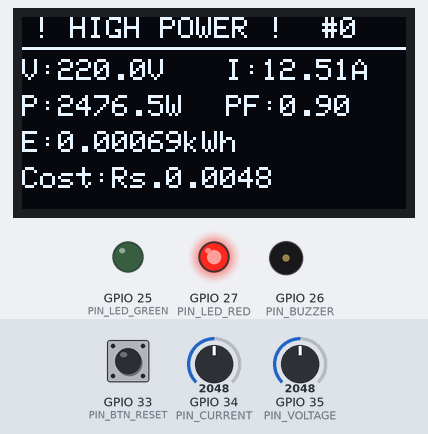
This sketch was run on a simulated ESP32. On the bench: 128×64 one-colour display, output pins drawn as LEDs (lit = HIGH), buzzer (waves = sounding, pin HIGH). Inputs (shaded band) come from the test bench; at power-on: GPIO 34 (PIN_CURRENT) = 2048, GPIO 33 (PIN_BTN_RESET) HIGH, GPIO 35 (PIN_VOLTAGE) = 2048 (analog values on the 0–4095 scale). WiFi joins after 1.5 s; servers stay silent unless stated; random numbers use the default seed unless the sketch sets one; web services answer with replies made up by the test bench; what the sketch prints to the serial monitor is not drawn.

Above: at 5.6 s.
5.7 s: GPIO 34 (PIN_CURRENT) set to 1228
At 7.3 s:
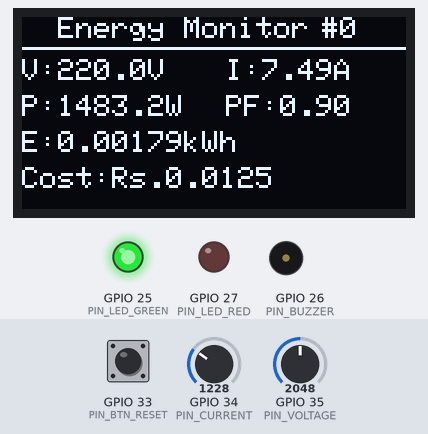
9.7 s: GPIO 34 (PIN_CURRENT) set to 2866
At 12.02 s:
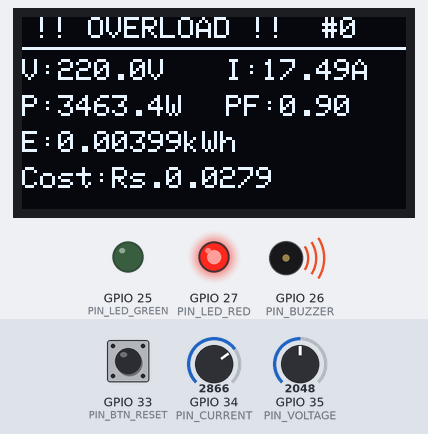
12.6 s: GPIO 33 (PIN_BTN_RESET) pulled LOW for 1 s
14.2 s: GPIO 34 (PIN_CURRENT) set to 1460
At 15.8 s:
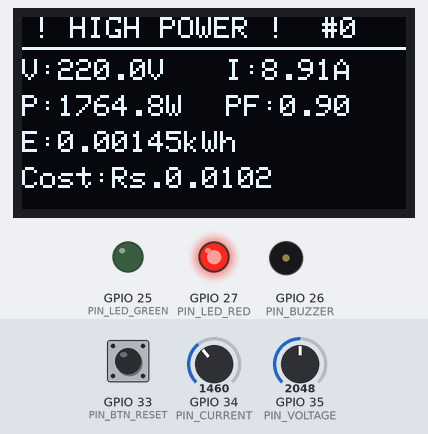
18.2 s: GPIO 35 (PIN_VOLTAGE) set to 1460
At 20.05 s:
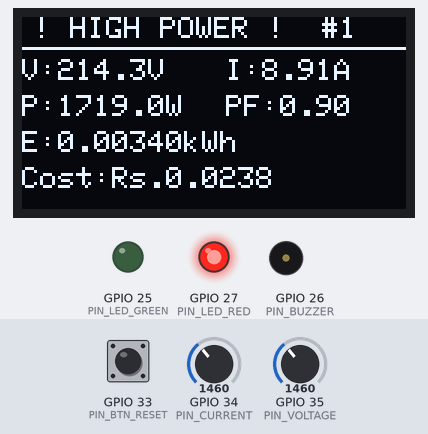
20.7 s: GPIO 33 (PIN_BTN_RESET) pulled LOW for 0.15 s
At 22.0 s:
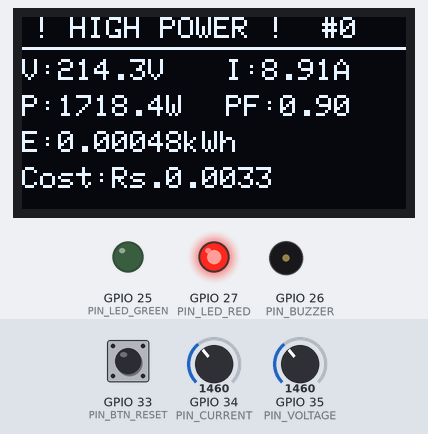
Timing chart, 0 to 22.4 s (numbered marks = the images above; inputs shaded):
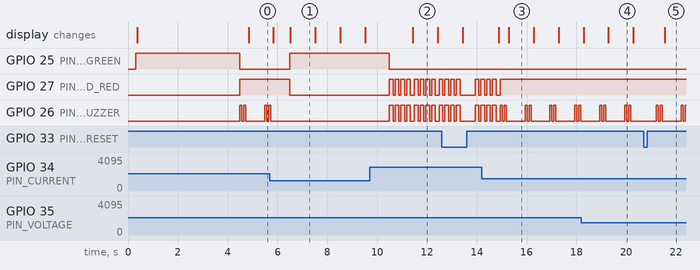

The sketch:

sketch.ino
```cpp
/*
 * ============================================================
 *  Smart Home Energy Monitoring System — WOKWI SIMULATION
 * ============================================================
 *  Platform  : Wokwi (https://wokwi.com)
 *  Board     : ESP32 DevKit V1 (38-pin)
 *  ThingSpeak: Channel ID 3406670
 *
 *  FIELD MAPPING (matches your ThingSpeak channel exactly):
 *    Field 1 → Voltage (V)
 *    Field 2 → Current (A)
 *    Field 3 → Active Power (W)
 *    Field 4 → Energy Consumed (kWh)
 *    Field 5 → Accumulated Cost (INR)
 *    Field 6 → Overload Alert Status (0=Normal, 1=High, 2=Overload)
 *
 *  WOKWI COMPONENTS (defined in diagram.json):
 *    - ESP32 DevKit V1
 *    - Potentiometer 1 → GPIO34 (simulates ACS712 current sensor)
 *    - Potentiometer 2 → GPIO35 (simulates ZMPT101B voltage sensor)
 *    - SSD1306 OLED 128x64 (I2C: SDA=GPIO21, SCL=GPIO22)
 *    - Red LED  → GPIO27 (alert indicator)
 *    - Green LED → GPIO25 (normal indicator)
 *    - Buzzer   → GPIO26
 *    - Push Button → GPIO33 (manual reset energy counter)
 *
 *  HOW TO USE IN WOKWI:
 *    1. Go to https://wokwi.com/projects/new/esp32
 *    2. Replace sketch.ino with this file
 *    3. Replace diagram.json with the provided diagram.json
 *    4. Press ▶ Start Simulation
 *    5. Rotate the potentiometers to simulate different loads
 *       - POT1 (GPIO34) = current sensor → turn right = more current
 *       - POT2 (GPIO35) = voltage sensor → keep ~mid for 230V
 *
 *  NOTE ON THINGSPEAK IN WOKWI:
 *    Wokwi supports simulated Wi-Fi. ThingSpeak pushes WILL work
 *    if you enter your real API key below. The serial monitor shows
 *    each push attempt and the ThingSpeak entry ID response.
 * ============================================================
 */

#include <WiFi.h>
#include <Wire.h>
#include <Adafruit_GFX.h>
#include <Adafruit_SSD1306.h>

// ── ThingSpeak (no external library needed — raw HTTP) ───────
// Using raw HTTP GET avoids the ThingSpeak library version issues in Wokwi
WiFiClient client;

// ============================================================
//  ⚙️  CONFIGURATION — Edit these before running
// ============================================================
const char* WIFI_SSID      = "Wokwi-GUEST";   // Wokwi's built-in Wi-Fi (no password)
const char* WIFI_PASSWORD  = "";               // Leave empty for Wokwi
const char* TS_API_KEY     = "89QGJJWRNRINYJDI"; // Your Write API Key
const long  TS_CHANNEL_ID  = 3406670;

// Electricity tariff
const float COST_PER_KWH   = 7.0;   // ₹ per kWh (Hyderabad TSSPDCL)
const float POWER_FACTOR   = 0.9;
const float THRESHOLD_W    = 1500.0; // Alert threshold (W) — lowered for Wokwi pot range
const float OVERLOAD_W     = 3000.0; // Relay trip threshold

// ============================================================
//  PIN DEFINITIONS
// ============================================================
#define PIN_CURRENT    34   // Potentiometer 1 → simulates ACS712
#define PIN_VOLTAGE    35   // Potentiometer 2 → simulates ZMPT101B
#define PIN_BUZZER     26
#define PIN_LED_RED    27
#define PIN_LED_GREEN  25
#define PIN_BTN_RESET  33   // Push button: hold to reset energy counter

// ============================================================
//  OLED CONFIG
// ============================================================
#define SCREEN_W  128
#define SCREEN_H   64
#define OLED_ADDR 0x3C
Adafruit_SSD1306 oled(SCREEN_W, SCREEN_H, &Wire, -1);

// ============================================================
//  SIMULATION SCALING
// ============================================================
// Wokwi potentiometer: analogRead → 0..4095
// We map this to realistic household ranges:
//   Voltage: 200V – 240V   (POT2)
//   Current: 0A  – 25A    (POT1)
#define V_MIN  200.0
#define V_MAX  240.0
#define I_MIN    0.0
#define I_MAX   25.0

// ============================================================
//  GLOBAL STATE
// ============================================================
float voltage_V      = 0;
float current_A      = 0;
float power_W        = 0;
float energy_kWh     = 0;   // cumulative
float cost_INR       = 0;
int   alertStatus    = 0;   // 0=Normal 1=High 2=Overload

unsigned long lastCalcMs   = 0;
unsigned long lastPushMs   = 0;
unsigned long lastOledMs   = 0;
unsigned long sessionStartMs = 0;

const unsigned long CALC_INTERVAL_MS  =  1000;  // read sensors every 1s
const unsigned long PUSH_INTERVAL_MS  = 15000;  // push ThingSpeak every 15s
const unsigned long OLED_INTERVAL_MS  =  1000;  // refresh OLED every 1s

int   pushCount    = 0;
bool  wifiOK       = false;

// ============================================================
//  SETUP
// ============================================================
void setup() {
  Serial.begin(115200);
  delay(300);
  printBanner();

  // GPIO
  pinMode(PIN_BUZZER,    OUTPUT);
  pinMode(PIN_LED_RED,   OUTPUT);
  pinMode(PIN_LED_GREEN, OUTPUT);
  pinMode(PIN_BTN_RESET, INPUT_PULLUP);
  analogReadResolution(12);  // ESP32: 12-bit ADC (0-4095)

  // Safe initial state
  digitalWrite(PIN_LED_GREEN, HIGH);
  digitalWrite(PIN_LED_RED,   LOW);
  digitalWrite(PIN_BUZZER,    LOW);

  // OLED
  Wire.begin(21, 22);
  if (oled.begin(SSD1306_SWITCHCAPVCC, OLED_ADDR)) {
    showSplash();
  } else {
    Serial.println("[OLED] Not found — check wiring");
  }

  // Wi-Fi
  connectWiFi();

  sessionStartMs = millis();
  Serial.println("\n[SYS] Monitoring started. Rotate potentiometers to simulate load.\n");
  Serial.println("Timestamp        | V(V)   | I(A)   | P(W)   | E(kWh)  | Cost(₹) | Alert");
  Serial.println("-----------------|--------|--------|--------|---------|---------|-------");
}

// ============================================================
//  LOOP
// ============================================================
void loop() {
  unsigned long now = millis();

  // ── Reset button ──────────────────────────────────────────
  if (digitalRead(PIN_BTN_RESET) == LOW) {
    energy_kWh = 0;
    cost_INR   = 0;
    pushCount  = 0;
    sessionStartMs = now;
    Serial.println("[BTN] Energy counter RESET");
    delay(500); // debounce
  }

  // ── Sensor read & calculation ─────────────────────────────
  if (now - lastCalcMs >= CALC_INTERVAL_MS) {
    lastCalcMs = now;

    // Read potentiometers (0–4095)
    int rawI = analogRead(PIN_CURRENT);
    int rawV = analogRead(PIN_VOLTAGE);

    // Map to physical ranges
    current_A = mapFloat(rawI, 0, 4095, I_MIN, I_MAX);
    voltage_V = mapFloat(rawV, 0, 4095, V_MIN, V_MAX);

    // Add small simulated noise (±0.5%)
    current_A += (random(-5, 5) / 1000.0);
    voltage_V += (random(-5, 5) / 100.0);
    current_A = max(0.0f, current_A);

    // Power & energy
    power_W     = voltage_V * current_A * POWER_FACTOR;
    float dtH   = CALC_INTERVAL_MS / 3600000.0;  // Δt in hours
    energy_kWh += (power_W * dtH) / 1000.0;      // Wh → kWh
    cost_INR    = energy_kWh * COST_PER_KWH;

    // Alert
    if (power_W >= OVERLOAD_W)       alertStatus = 2;
    else if (power_W >= THRESHOLD_W) alertStatus = 1;
    else                             alertStatus = 0;

    handleAlert(alertStatus);
    printSerial(now);
  }

  // ── OLED refresh ──────────────────────────────────────────
  if (now - lastOledMs >= OLED_INTERVAL_MS) {
    lastOledMs = now;
    updateOLED();
  }

  // ── ThingSpeak push ───────────────────────────────────────
  if (wifiOK && (now - lastPushMs >= PUSH_INTERVAL_MS)) {
    lastPushMs = now;
    pushThingSpeak();
  }
}

// ============================================================
//  SENSOR HELPERS
// ============================================================
float mapFloat(int x, int in_min, int in_max, float out_min, float out_max) {
  return (float)(x - in_min) * (out_max - out_min) / (float)(in_max - in_min) + out_min;
}

// ============================================================
//  ALERT HANDLER
// ============================================================
void handleAlert(int status) {
  if (status == 0) {
    // Normal — green LED on, red off
    digitalWrite(PIN_LED_GREEN, HIGH);
    digitalWrite(PIN_LED_RED,   LOW);
    digitalWrite(PIN_BUZZER,    LOW);

  } else if (status == 1) {
    // HIGH — red LED blink, 2 buzzer beeps
    digitalWrite(PIN_LED_GREEN, LOW);
    digitalWrite(PIN_LED_RED,   HIGH);
    for (int i = 0; i < 2; i++) {
      digitalWrite(PIN_BUZZER, HIGH); delay(80);
      digitalWrite(PIN_BUZZER, LOW);  delay(80);
    }

  } else if (status == 2) {
    // OVERLOAD — RED only flashes, green stays OFF, 4 beeps
    digitalWrite(PIN_LED_GREEN, LOW);
    for (int i = 0; i < 4; i++) {
      digitalWrite(PIN_LED_RED, HIGH);
      digitalWrite(PIN_BUZZER,  HIGH); delay(150);
      digitalWrite(PIN_LED_RED, LOW);
      digitalWrite(PIN_BUZZER,  LOW);  delay(80);
    }
  }
}

// ============================================================
//  OLED DISPLAY
// ============================================================
void showSplash() {
  oled.clearDisplay();
  oled.setTextColor(WHITE);
  oled.setTextSize(1);
  oled.setCursor(8, 4);  oled.println("Smart Energy");
  oled.setCursor(8, 16); oled.println("Monitor v2.0");
  oled.setCursor(4, 30); oled.println("ThingSpeak IoT");
  oled.setCursor(4, 44); oled.println("Ch: 3406670");
  oled.drawRect(0, 0, 128, 64, WHITE);
  oled.display();
  delay(2500);
}

void updateOLED() {
  oled.clearDisplay();
  oled.setTextSize(1);
  oled.setTextColor(WHITE);

  // ── Header ──────────────────────────────────────────────
  const char* header = (alertStatus == 2) ? "!! OVERLOAD !!"
                     : (alertStatus == 1) ? "! HIGH POWER !"
                     : "Energy Monitor";
  oled.setCursor(alertStatus > 0 ? 4 : 12, 0);
  oled.println(header);
  oled.drawLine(0, 10, 128, 10, WHITE);

  // ── Row 1: V and I ──────────────────────────────────────
  oled.setCursor(0, 14);
  oled.print("V:"); oled.print(voltage_V, 1); oled.print("V");
  oled.setCursor(68, 14);
  oled.print("I:"); oled.print(current_A, 2); oled.print("A");

  // ── Row 2: Power ────────────────────────────────────────
  oled.setCursor(0, 26);
  oled.print("P:"); oled.print(power_W, 1); oled.print("W");
  oled.setCursor(68, 26);
  oled.print("PF:"); oled.print(POWER_FACTOR);

  // ── Row 3: Energy ───────────────────────────────────────
  oled.setCursor(0, 38);
  oled.print("E:"); oled.print(energy_kWh, 5); oled.print("kWh");

  // ── Row 4: Cost ─────────────────────────────────────────
  oled.setCursor(0, 50);
  oled.print("Cost:Rs."); oled.print(cost_INR, 4);

  // ── Push count ──────────────────────────────────────────
  oled.setCursor(100, 0);
  oled.print("#"); oled.print(pushCount);

  oled.display();
}

// ============================================================
//  SERIAL MONITOR OUTPUT
// ============================================================
void printSerial(unsigned long now) {
  unsigned long elapsed = (now - sessionStartMs) / 1000;
  char ts[12];
  sprintf(ts, "%02lu:%02lu:%02lu", elapsed/3600, (elapsed%3600)/60, elapsed%60);

  const char* alertStr = (alertStatus == 2) ? "OVERLOAD"
                       : (alertStatus == 1) ? "HIGH    "
                       : "NORMAL  ";

  Serial.printf("%s | %6.2f | %6.3f | %6.1f | %7.5f | %7.4f | %s\n",
    ts, voltage_V, current_A, power_W, energy_kWh, cost_INR, alertStr);
}

void printBanner() {
  Serial.println("============================================================");
  Serial.println("  Smart Home Energy Monitoring System — Wokwi Edition");
  Serial.println("  ThingSpeak Channel: 3406670");
  Serial.println("  Field 1=V  Field 2=I  Field 3=P  Field 4=kWh  Field 5=Cost  Field 6=Alert");
  Serial.println("============================================================");
}

// ============================================================
//  WI-FI
// ============================================================
void connectWiFi() {
  Serial.print("[WiFi] Connecting to ");
  Serial.print(WIFI_SSID);
  WiFi.begin(WIFI_SSID, WIFI_PASSWORD);
  int tries = 0;
  while (WiFi.status() != WL_CONNECTED && tries < 25) {
    delay(400);
    Serial.print(".");
    tries++;
  }
  if (WiFi.status() == WL_CONNECTED) {
    wifiOK = true;
    Serial.println(" ✓");
    Serial.print("[WiFi] IP: ");
    Serial.println(WiFi.localIP());
  } else {
    wifiOK = false;
    Serial.println("\n[WiFi] FAILED — running offline (ThingSpeak disabled)");
  }
}

// ============================================================
//  THINGSPEAK PUSH — Raw HTTP GET (no library needed)
//  Matches your channel fields exactly
// ============================================================
void pushThingSpeak() {
  if (WiFi.status() != WL_CONNECTED) {
    Serial.println("[TS] WiFi lost — skipping push");
    return;
  }

  // Build URL
  // Field mapping:
  //   field1 = Voltage (V)
  //   field2 = Current (A)
  //   field3 = Active Power (W)
  //   field4 = Energy Consumed (kWh)
  //   field5 = Accumulated Cost (INR)
  //   field6 = Overload Alert Status
  String url = "/update?api_key=";
  url += TS_API_KEY;
  url += "&field1=" + String(voltage_V,   2);
  url += "&field2=" + String(current_A,   3);
  url += "&field3=" + String(power_W,     1);
  url += "&field4=" + String(energy_kWh,  5);
  url += "&field5=" + String(cost_INR,    4);
  url += "&field6=" + String(alertStatus);

  Serial.print("[TS] Pushing → ");

  if (client.connect("api.thingspeak.com", 80)) {
    client.print("GET " + url + " HTTP/1.1\r\n");
    client.print("Host: api.thingspeak.com\r\n");
    client.print("Connection: close\r\n\r\n");

    // Wait for response (max 3s)
    unsigned long t = millis();
    while (!client.available() && millis() - t < 3000) delay(10);

    String resp = "";
    while (client.available()) {
      resp += (char)client.read();
    }
    client.stop();

    // ThingSpeak returns entry ID (integer) or 0 on failure
    int idx = resp.lastIndexOf("\r\n\r\n");
    String entryId = (idx >= 0) ? resp.substring(idx + 4) : "?";
    entryId.trim();

    if (entryId != "0" && entryId.length() > 0) {
      pushCount++;
      Serial.println("✓ Entry ID: " + entryId +
        "  (V=" + String(voltage_V,1) +
        " I=" + String(current_A,2) +
        " P=" + String(power_W,0) + "W)");
    } else {
      Serial.println("✗ Failed (rate limit or bad key)");
    }

  } else {
    Serial.println("✗ Can't reach api.thingspeak.com");
  }
}
```

Measured:
- after the input at 5.7 s, GPIO 25 (PIN_LED_GREEN): LOW → HIGH after 0.79 s; GPIO 27 (PIN_LED_RED): HIGH → LOW after 0.79 s
- after the input at 9.7 s, GPIO 25 (PIN_LED_GREEN): HIGH → LOW after 0.79 s; GPIO 27 (PIN_LED_RED), GPIO 26 (PIN_BUZZER): goes 3 × (HIGH 0.15 s, LOW 0.08 s), HIGH 0.15 s, LOW 0.16 s, 3 × (HIGH 0.15 s, LOW 0.08 s), HIGH 0.15 s, LOW 0.16 s, then HIGH, starting after 0.79 s
- what the display in image 1 shows lasts 1.0 s, from 6.5 s to 7.5 s
